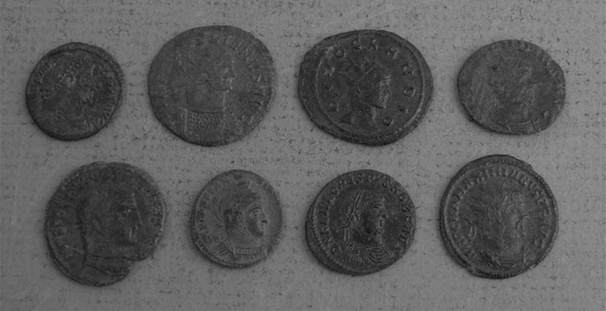
#> input picture Compose Image with new background/coins-bw.jpg, 606 x 311 px, shrunk from 1000 x 513 before the run
$ jupyter execute 'Image processing.ipynb'   (shell and % lines are left out)
#> lines starting #> are read from the running program, lines starting #| are printed output that depends on the picture; after the words box and inside, x2 and y2 are one past the last pixel; in counts of white or black regions, pixels touching at a corner belong together
### Compose Image with new background/helpers.py
import numpy as np
import matplotlib.pyplot as plt
import cv2

# helper functions

# convienient way to display inline images
def imshow(img, title = ''):
    # hide the x and y axis for images
    plt.axis('off')
    # RGB images are actually BGR in OpenCV, so convert before displaying
    if len(img.shape) == 3:
        plt.imshow(cv2.cvtColor(img, cv2.COLOR_BGR2RGB))
    # otherwise, assume it's grayscale and just display it
    else:
        plt.imshow(img)
    # add a title if specified
    plt.title(title)
    plt.show()


# [2 lines that do not run on import are left out]

### Compose Image with new background/Image processing.ipynb
#### Goal : From a given image extract a Region of Interest, and compose it on a different background image

[cell 1]
# standard setup
import numpy as np
import matplotlib.pyplot as plt
import cv2
import time

# useful helper function
from helpers import imshow

## Load original image

[cell 2]
# load and display an image
orig_img = cv2.imread('coins-bw.jpg')
#> orig_img is the input picture: shape (311, 606, 3); min 18, max 149, mean 92.5
imshow(orig_img)

[cell 3]
# reduce noise
processed = cv2.medianBlur(orig_img,5)
imshow(processed, 'median blur')

# threshold
ret, processed = cv2.threshold(processed, 100, 255, cv2.THRESH_BINARY)
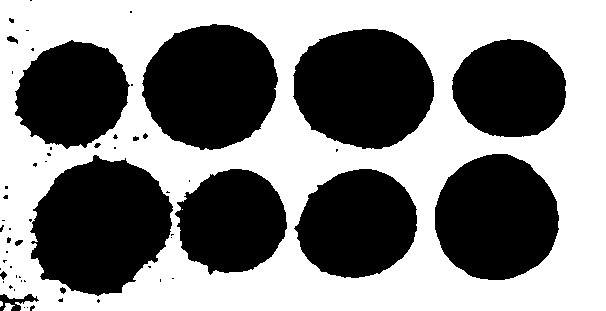
#> processed: shape (311, 606, 3); 51.9% white; 60 black regions (44 under 20 px), largest, box (x1, y1, x2, y2) and area: (30, 155, 173, 296) 14462, (293, 29, 434, 149) 13216, (142, 24, 278, 150) 13119
imshow(processed, 'thresholded')

# remove noise
kernel = np.ones((3,3),np.uint8)
processed = cv2.morphologyEx(processed, cv2.MORPH_CLOSE, kernel, iterations = 5)
#> processed: shape (311, 606, 3); 52.7% white; 8 black regions, largest, box (x1, y1, x2, y2) and area: (33, 160, 171, 294) 14257, (294, 29, 434, 148) 13193, (144, 25, 277, 149) 13068
imshow(processed, 'opened')

# Extract region of interest
processed = cv2.add(processed, orig_img)
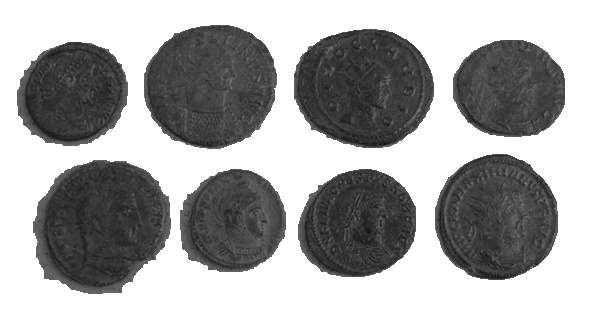
#> processed: shape (311, 606, 3); min 18, max 255, mean 164.7
roi = processed[: len(processed)// 2, :, :]
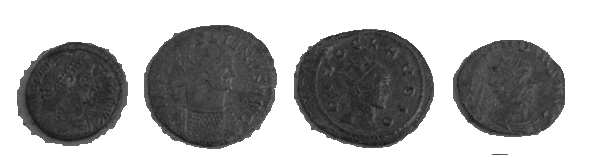
#> roi: shape (155, 606, 3); min 22, max 255, mean 165.6
roi = roi[20:, : 230, :]
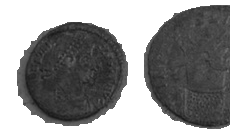
#> roi: shape (135, 230, 3); min 24, max 255, mean 144.8
imshow(roi)
single_coin_image = roi

## Load the new background image

[cell 4]
bg_img = cv2.imread('background_image.jpg')
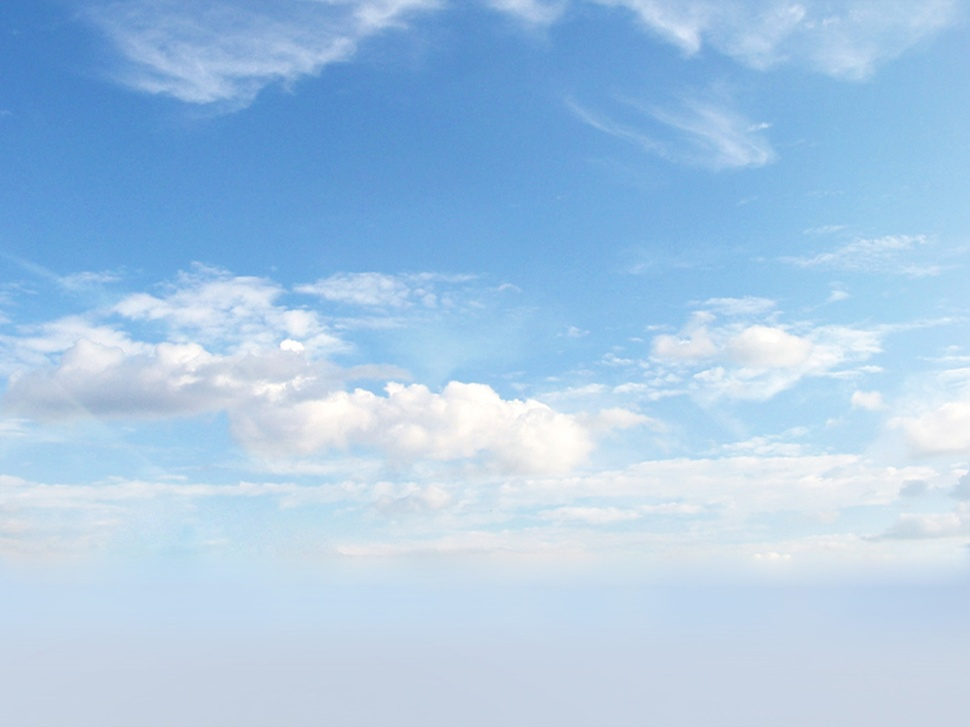
#> input picture Compose Image with new background/background_image.jpg, 970 x 727 px, shrunk from 1600 x 1200 before the run
#> bg_img is the input picture: shape (727, 970, 3); mean B, G, R 229.6, 200, 167.8
bg_img = bg_img[:len(roi), :len(roi[0]), :]
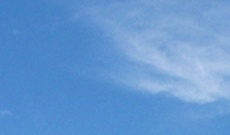
#> bg_img: shape (135, 230, 3); mean B, G, R 208.7, 151.3, 100.2
imshow(bg_img)

## Compose the 2 images

[cell 5]
ret, mask = cv2.threshold(single_coin_image, 100, 255, cv2.THRESH_BINARY)
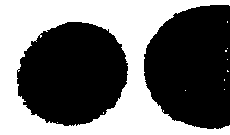
#> mask: shape (135, 230, 3); 43% white; 11 white regions (10 under 20 px), largest, box (x1, y1, x2, y2) and area: (0, 0, 230, 135) 13324
mask_inv = cv2.bitwise_not(mask)
bg = cv2.bitwise_and(bg_img, mask)
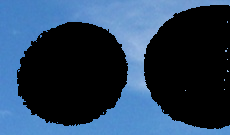
#> bg: shape (135, 230, 3); mean B, G, R 88.6, 62.8, 39.5
imshow(bg, 'background')
fg = cv2.bitwise_and(single_coin_image, mask_inv)
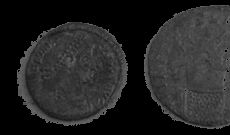
#> fg: shape (135, 230, 3); min 0, max 100, mean 36.2
imshow(fg, 'foreground')
processed = cv2.add(bg, fg)
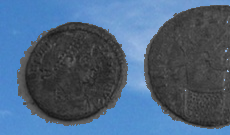
#> processed: shape (135, 230, 3); mean B, G, R 124.8, 99, 75.7
imshow(processed, 'final composed image')
